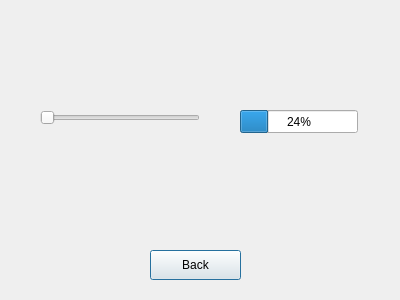
<?xml version="1.0" encoding="UTF-8"?>
<ui version="4.0">
 <class>BrightnessControl</class>
 <widget class="QDialog" name="BrightnessControl">
  <property name="geometry">
   <rect>
    <x>0</x>
    <y>0</y>
    <width>400</width>
    <height>300</height>
   </rect>
  </property>
  <property name="windowTitle">
   <string>Dialog</string>
  </property>
  <widget class="QPushButton" name="backButton">
   <property name="geometry">
    <rect>
     <x>150</x>
     <y>250</y>
     <width>91</width>
     <height>30</height>
    </rect>
   </property>
   <property name="text">
    <string>Back</string>
   </property>
  </widget>
  <widget class="QSlider" name="brightnessSlider">
   <property name="geometry">
    <rect>
     <x>40</x>
     <y>110</y>
     <width>160</width>
     <height>16</height>
    </rect>
   </property>
   <property name="orientation">
    <enum>Qt::Horizontal</enum>
   </property>
  </widget>
  <widget class="QProgressBar" name="brightnessDisplay">
   <property name="geometry">
    <rect>
     <x>240</x>
     <y>110</y>
     <width>118</width>
     <height>23</height>
    </rect>
   </property>
   <property name="value">
    <number>24</number>
   </property>
  </widget>
 </widget>
 <resources/>
 <connections/>
</ui>
